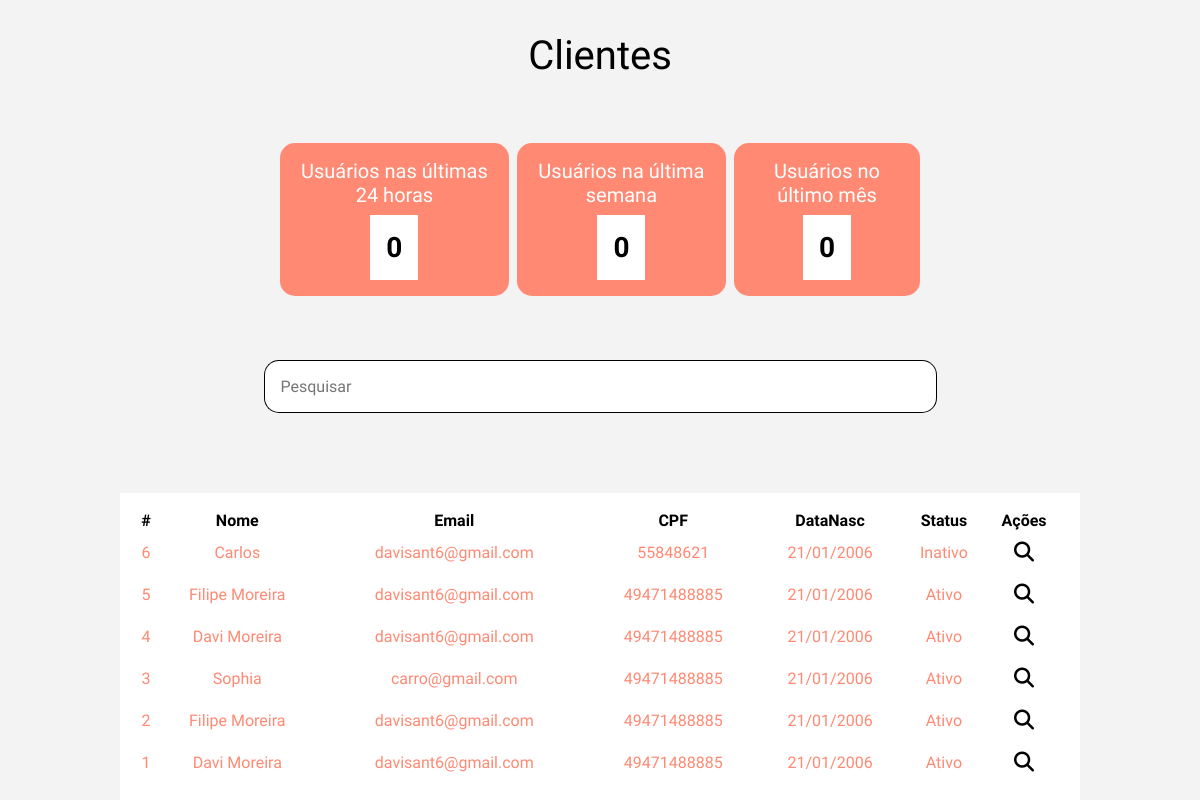
The page /view/listClientes.php on the database its author committed.
### tables this page shows
CREATE TABLE user_cliente(
	id_cliente INT AUTO_INCREMENT NOT NULL PRIMARY KEY,
	nome_cliente VARCHAR(300) NOT NULL COMMENT 'nome do cliente',
	email_cliente VARCHAR(300) NOT NULL COMMENT 'email do cliente',
	cpf_cliente VARCHAR(18) NOT NULL COMMENT 'cpf do cliente',
	telefone_cliente VARCHAR(18) NOT NULL COMMENT 'telefone do cliente',
	genero_cliente int(1) NOT NULL COMMENT '1 - feminino; 0 - masculino; 2 - não informar',
	senha_cliente VARCHAR(256) NOT NULL COMMENT 'senha em sha256',
	data_nasc_cliente DATE NOT NULL COMMENT 'data de nascimente',
	data_reg_cliente DATETIME DEFAULT CURRENT_TIMESTAMP NOT NULL COMMENT 'data e hora do registro',
	status INT(1) NOT NULL COMMENT '1 - ativo; 0 - inativo'
);

### model/conexao.class.php (called while the page is built, shortened)
<?php
class Conexao{
    public function __construct(){
        try{
            $this->pdo = new PDO("mysql:dbname=2ucase_bd3;host=localhost","root","");
        }catch(PDOException $e){
            echo "Erro com banco de dados: " . $e->getMessage() . "<br>";
            exit();
        }catch(Exception $e){
            echo "Erro generico: " . $e->getMessage() . "<br>";
            exit();
        }
    }
}
?>

### model/Manager.class.php (called while the page is built, shortened)
<?php
require_once 'Conexao.class.php';
class Manager extends Conexao {
	public function listClient($table, $columnName) {
        $cmd = $this->pdo->query("SELECT * FROM {$table} ORDER by {$columnName} DESC");
        $res = $cmd->fetchAll(PDO::FETCH_ASSOC);
        return $res;
	}
	public function dateCountClientes($tabela, $column, $dataAtual, $dataCount){
		$sql = "SELECT COUNT(*) FROM $tabela WHERE $column < '$dataAtual'
		AND $column >= '$dataCount'";
		$cmd = $this->pdo->query($sql);
		$res = $cmd->fetch(PDO::FETCH_ASSOC);
		return $res;
	}
}

### view/listClientes.php (the view, shortened to what this page needs)
<?php
require_once "../model/Manager.class.php";
$manager = new Manager();
$resultClienteList = $manager->listClient('user_cliente', 'id_cliente');
$dataAtual = new DateTime('now', new DateTimeZone('America/Sao_Paulo'));
$dataAtualN = new DateTime('now', new DateTimeZone('America/Sao_Paulo'));
$dataMinus = $dataAtual->modify('-1 day');
$formatDataMinus = $dataMinus->format('Y-m-d H:i:s');
$formatDataAtual = $dataAtualN->format('Y-m-d H:i:s');
$returnData24 = $manager->dateCountClientes('user_cliente', 'data_reg_cliente', $formatDataAtual, $formatDataMinus);
$dataMinusWeek = $dataAtual->modify('-1 week');
$formatDataWeekMinus = $dataMinusWeek->format('Y-m-d H:i:s');
$returnDataWeek = $manager->dateCountClientes('user_cliente', 'data_reg_cliente', $formatDataAtual, $formatDataWeekMinus);
$dataMinusWeek = $dataAtual->modify('-1 month');
$formatDataMonthMinus = $dataMinusWeek->format('Y-m-d H:i:s');
$returnDataMonth = $manager->dateCountClientes('user_cliente', 'data_reg_cliente', $formatDataAtual, $formatDataMonthMinus);
?>
<!DOCTYPE html>
<html lang="pt-br">
<head>
    <?php require_once "../config/config.php"; ?>
    <link rel="stylesheet" href="../assets/css/clientes.css">
</head>
<body id="body-margin">
    <main class="container-produto">
        <h1>Clientes</h1>
        <section class="container-metricas">
            <div class="metrica-box metrica1">
                <h4>Usuários nas últimas 24 horas</h4>
                <div class="container-number">
                    <h3><?= $returnData24['COUNT(*)'] ?></h3>
                </div>
            </div>
            <div class="metrica-box metrica2">
                <h4>Usuários na última semana</h4>
                <div class="container-number">
                    <h3><?= $returnDataWeek['COUNT(*)'] ?></h3>
                </div>
            </div>
            <div class="metrica-box metrica3">
                <h4>Usuários no último mês</h4>
                <div class="container-number">
                    <h3><?= $returnDataMonth['COUNT(*)'] ?></h3>
                </div>
            </div>
        </section>
        <article class="container-pesquisa">
            <form action="#" method="GET">
                <div class="input-pesquisa">
                    <input type="text" name="searchBarClientes" placeholder="Pesquisar" id="pesquisar-input">
                    <input type="submit" value="">
                </div>
            </form>
        </article>
        <section class="container-tabela-filter">
            <section class="container-tabela">
                <table class="table-clientes">
                    <tr>
                        <th>#</th>
                        <th>Nome</th>
                        <th>Email</th>
                        <th>CPF</th>
                        <th>DataNasc</th>
                        <th>Status</th>
                        <th>Ações</th>
                    </tr>
                    <?php
                    if (count($resultClienteList) > 0) :
                        for ($i = 0; $i < count($resultClienteList); $i++) :
                            $timestamp = strtotime($resultClienteList[$i]["data_nasc_cliente"]);
                            $newDate = date("d-m-Y", $timestamp);
                            $dateExib = str_replace('-', '/', $newDate)
                    ?>
                            <tr>
                                <td><?= $resultClienteList[$i]['id_cliente'] ?></td>
                                <td><?= $resultClienteList[$i]['nome_cliente'] ?></td>
                                <td><?= $resultClienteList[$i]['email_cliente'] ?></td>
                                <td><?= $resultClienteList[$i]['cpf_cliente'] ?></td>
                                <td><?= $dateExib ?></td>
                                <td><?= $resultClienteList[$i]['status'] == 1 ? "Ativo" : "Inativo" ?></td>
                                <td id="btn-actions">
                                    <button id="search-client"><i class="fa-solid fa-magnifying-glass"></i></i></i></button>
                                </td>
                            </tr>
                    <?php
                        endfor;
                    else :
                        echo "<td colspan=7>Dados não encontrados!</td>";
                    endif;
                    ?>
                </table>
            </section>
        </section>
    </main>
</body>
</html>

### config/config.php (shortened to what this page needs)
<!DOCTYPE html>
<html lang="en">
<head>
    <link rel="stylesheet" href="../assets/css/reset.css">
</head>
</html>

### assets/css/clientes.css (style rules this page uses)
.container-produto { display: flex; flex-direction: column; align-items: center; justify-content: center; gap: 4rem; margin-top: 2rem; }
.container-metricas { display: flex; width: 40rem; text-align: center; gap: .5rem; }
.metrica-box { display: flex; flex-direction: column; justify-content: center; align-items: center; gap: .5rem; background-color: var(--cor-laranja); padding: 1rem; border-radius: 15px; }
.metrica-box h4 { color: #fff; }
.container-number { padding: 1rem; background-color: #ffff; width: -moz-fit-content; width: fit-content; }
.input-pesquisa { display: flex; }
.input-pesquisa input[type=text] { background-color: #ffff; padding: 1rem; border: 1px solid #000; border-right: none; width: 40rem; border-bottom-left-radius: 15px; border-top-left-radius: 15px; }
.input-pesquisa input[type=submit] { background-color: #ffff; border: 1px solid #000; border-left: none; background-image: url('../../view/img/lupapesquisa.png'); background-size: 20px 20px; background-position-y: center; background-position-x: center; background-repeat: no-repeat; padding: 1rem; cursor: pointer; border-bottom-right-radius: 15px; border-top-right-radius: 15px; }
.container-tabela-filter { display: flex; flex-direction: column; align-items: center; width: 60rem; }
.container-tabela { width: 100%; background-color: #ffff; margin-top: 1rem; }
.container-tabela .table-clientes { width: 100%; padding: 1rem; }
.table-clientes tr td { text-align: center; }
#btn-actions button { padding: .5rem; background-color: transparent; border: none; }
#btn-actions #search-client i { cursor: pointer; }

### rows shown on the page
user_cliente: id_cliente "6", nome_cliente "Carlos", email_cliente "davisant6@gmail.com", cpf_cliente "55848621", data_nasc_cliente "21/01/2006", status "Inativo"
user_cliente: id_cliente "5", nome_cliente "Filipe Moreira", email_cliente "davisant6@gmail.com", cpf_cliente "49471488885", data_nasc_cliente "21/01/2006", status "Ativo"
user_cliente: id_cliente "4", nome_cliente "Davi Moreira", email_cliente "davisant6@gmail.com", cpf_cliente "49471488885", data_nasc_cliente "21/01/2006", status "Ativo"
user_cliente: id_cliente "3", nome_cliente "Sophia", email_cliente "carro@gmail.com", cpf_cliente "49471488885", data_nasc_cliente "21/01/2006", status "Ativo"
user_cliente: id_cliente "2", nome_cliente "Filipe Moreira", email_cliente "davisant6@gmail.com", cpf_cliente "49471488885", data_nasc_cliente "21/01/2006", status "Ativo"
user_cliente: id_cliente "1", nome_cliente "Davi Moreira", email_cliente "davisant6@gmail.com", cpf_cliente "49471488885", data_nasc_cliente "21/01/2006", status "Ativo"

### other values the page prints
$returnData24['COUNT(*)'] "0"
$returnDataWeek['COUNT(*)'] "0"
$returnDataMonth['COUNT(*)'] "0"
